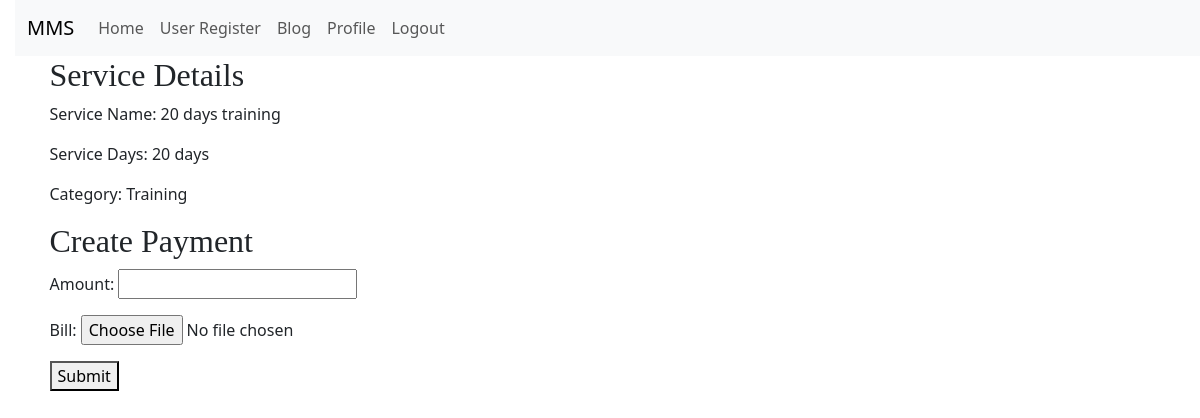
Page /service/3/create_payment/ (signed in) on the committed database.
### admin_app/models.py (models this page shows, shortened)
class Service(models.Model):
    SERVICE_CATEGORIES = [
        ("Training", "Training"),
        ("Membership", "Membership"),
        ("Tickets", "Tickets"),
    ]
    name = models.CharField(max_length=255, verbose_name="Service/Product")
    images = models.ImageField(upload_to="Service/Product/%Y/%m/%d", blank=False)
    duration_days = models.IntegerField(verbose_name="Day/Session")
    category = models.CharField(
        max_length=20, choices=SERVICE_CATEGORIES, verbose_name="Service Category"
    )
    non_refundable_price = models.DecimalField(
        max_digits=10, decimal_places=2, verbose_name="Non-refundable"
    )
    refundable_price = models.DecimalField(
        max_digits=10,
        decimal_places=2,
        verbose_name="Refundable",
        null=True,
        blank=True,
    )
    basis_foundation = models.CharField(
        max_length=50, verbose_name="Basis/foundation", null=True, blank=True
    )
    emi_available = models.BooleanField(default=False, verbose_name="0% EMI Available")
    footfalls = models.IntegerField(
        null=True, blank=True, help_text="Applicable only for Tickets category"
    )
    footfalls_description = models.CharField(max_length=255, null=True, blank=True)
    date_of_signature = models.DateTimeField(default=timezone.now)

### app/views.py (the view, shortened to what this page needs)
# urls.py: path("payment/", PaymentCreateView.as_view(), name="payment"),
class PaymentCreateView(LoginRequiredMixin, CreateView):
    model = CustomerServicePayment
    template_name = "app/service/service_payment.html"
    fields = ["amount", "bill"]
    success_url = reverse_lazy("home")
    def get_context_data(self, **kwargs):
        context = super().get_context_data(**kwargs)
        service = get_object_or_404(Service, pk=self.kwargs["pk"])
        context["service"] = service
        return context

### template/app/service/service_payment.html (shortened to what this page needs)
{% extends 'app/base.html' %}
{% block content %}
<h2>Service Details</h2>
<p>Service Name: {{ service.name }}</p>
<p>Service Days: {{ service.duration_days }} days</p>
<p>Category: {{ service.category }}</p>
  <h2>Create Payment</h2>
  <form method="post" enctype="multipart/form-data">
    {{ form.as_p }}
    <button type="submit">Submit</button>
  </form>
{% endblock %}

### static/css/blog.css (style rules this page uses)
body { padding-left: 15px; }
h1, h2, h3, h4 { font-family: "Lobster", cursive; }

### rows in the picture
Service: name "20 days training", duration_days "20", category "Training"
